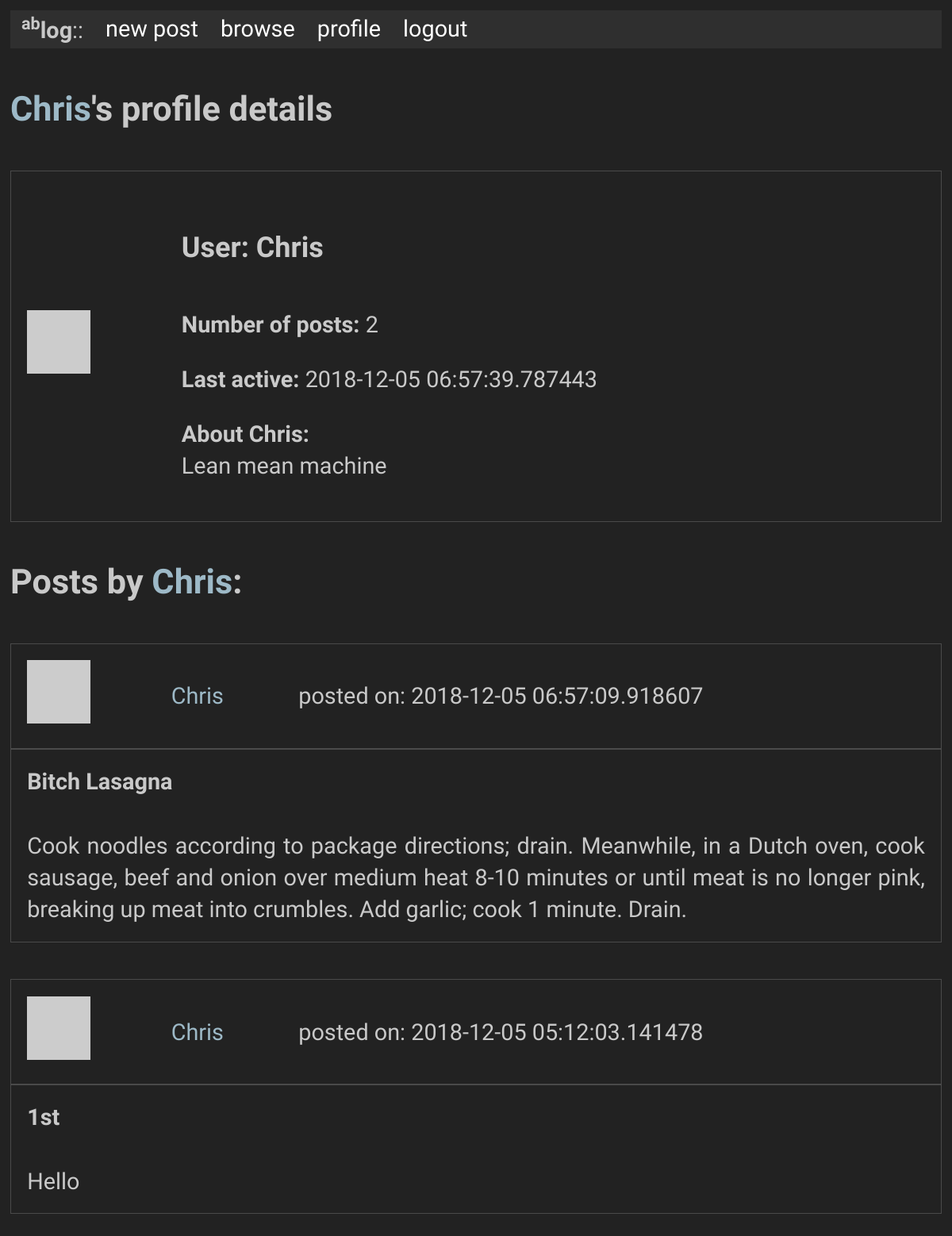
Screenshot of /user/Chris (signed in) with the database file from the repository.
### app/models.py (models this page shows, shortened)
class User(UserMixin, db.Model):
    id            = db.Column(db.Integer, primary_key = True)
    username      = db.Column(db.String(64), index = True, unique = True)
    full_name     = db.Column(db.String(80), index = True)
    email         = db.Column(db.String(128), index = True, unique = True)
    password_hash = db.Column(db.String(128))
    posts         = db.relationship('Post', backref = 'author', lazy = 'dynamic')
    about_me      = db.Column(db.String(50))
    last_seen     = db.Column(db.DateTime, default=datetime.utcnow)
    """
    Generates password hash from password string
    """
    """
    Checks if provided password matches self.password_hash
    """
    """
    Fetches generated avatar from gravatar from hash, which is generated from email
    """
    def avatar(self, size = 64):
        digest = md5(self.email.lower().encode('utf-8')).hexdigest()
        return('https://gravatar.com/avatar/{}?d=retro&s={}'.format(digest, size))

class Post(db.Model):
    id           = db.Column(db.Integer, primary_key = True)
    title        = db.Column(db.String(40))
    body         = db.Column(db.String(100))
    timestamp    = db.Column(db.DateTime, index = True, default = datetime.utcnow)
    user_id      = db.Column(db.Integer, db.ForeignKey('user.id'))

### app/routes.py (the view)
@app.route('/user/<username>')
@login_required
def user(username):
    page        = request.args.get('page', 1, type = int)
    user        = User.query.filter_by(username = username).first_or_404()
    posts       = Post.query.filter_by(user_id = user.id).order_by(Post.timestamp.desc())
    n_posts     = posts.count()
    posts       = posts.paginate(page, app.config['POSTS_PER_PAGE'], False)
    next_url    = url_for('user', username = username, page = posts.next_num) if posts.has_next else None
    prev_url    = url_for('user', username = username, page = posts.prev_num) if posts.has_prev else None
    return(render_template('user.html', user = user, posts = posts.items, n_posts = n_posts, next_url = next_url, prev_url = prev_url))

### app/models.py (called while the page is built)
@login.user_loader
def load_user(id):
    return User.query.get(int(id))

### app/routes.py (called while the page is built)
@app.before_request
def before_request():
    if current_user.is_authenticated:
        current_user.last_seen = datetime.utcnow()
        db.session.commit()

### app/templates/user.html (shortened to what this page needs)
{% extends "base.html" %}
{% from "_post.html" import render_post %}
{% block content %}
<h4><a id='inline-hyper' href="{{ url_for('user', username=user.username) }}">{{ user.username }}</a>'s profile details</h4>
  <table>
    <tr>
      <td valign="center"><img src="{{ user.avatar(228) }}"></td>
      <td>
        <h5>User: {{ user.username }}</h5>
        <p><b>Number of posts:</b> {{ n_posts }}</p>
        {% if user.last_seen %}<p><b>Last active:</b> {{ user.last_seen }}</p>{% endif %}
        {% if user.about_me %}<p><b>About {{ user.username }}:</b> <br>{{ user.about_me }}</p>{% endif %}
      </td>
      <td>
      </td>
    </tr>
  </table>
  <h4> Posts by <a id='inline-hyper' href="{{ url_for('user', username=user.username) }}">{{ user.username }}</a>:</h4>
  {% for post in posts %}
      {{ render_post(post) }}
  {% endfor %}
{% endblock %}

### app/templates/_post.html
{% macro render_post(src) %}
  <table>
    <table>
      <tr>
        <td>
          <img src="{{ src.author.avatar(48) }}"><br>
        </td>
        <td>
          <a  id="inline-hyper" href="{{ url_for('user', username=src.author.username) }}">{{ src.author.username }}</a>
        </td>
        <td>
          posted on: {{ src.timestamp }}
        </td>
      </tr>
    </table>
    <table>
      <tr>
          <td><b>{{ src.title }}<b></td>
      </tr>
      <tr>
          <td>{{ src.body }}</td>
      </tr>
    </table>
  <table>
  <br>
{% endmacro %}

### app/static/style.css (style rules this page uses)
body { font-size: 1.8rem; line-height: 1.618; max-width: 52em; margin: auto; font-family: 'Quattrocento Sans', sans-serif; color: #c9c9c9; background-color: #222222; padding: 13px; }
h1, h2, h3, h4, h5, h6 { font-family: 'Quattrocento Sans', sans-serif; font-weight: 700; overflow-wrap: break-word; word-wrap: break-word; -ms-word-break: break-all; word-break: break-word; -ms-hyphens: auto; -moz-hyphens: auto; -webkit-hyphens: auto; hyphens: auto; }
h4 { line-height: 0.9; font-size: 1.5em; }
h5 { line-height: 0.9; font-size: 1.25em; }
a { text-decoration: none; color: #ffffff; }
#inline-hyper { color: #9db9c7; }
table { text-align: justify; width: 100%; border-collapse: collapse; border: 1px solid #4a4a4a; }
td, th { line-height: 1.4em; padding: 0.7em; }

### rows the page displays
User: username "Chris", last_seen "2018-12-05 06:57:39.787443", about_me "Lean mean machine", author.username "Chris"
Post: timestamp "2018-12-05 06:57:09.918607", title "Bitch Lasagna", body "Cook noodles according to package directions; drain. Meanwhile, in a Dutch oven, cook sausage, beef and onion over medium heat 8-10 minutes or until meat is no longer pink, breaking up meat into crumbles. Add garlic; cook 1 minute. Drain."
Post: timestamp "2018-12-05 05:12:03.141478", title "1st", body "Hello"

### other values shown
{{ n_posts }} "2"
